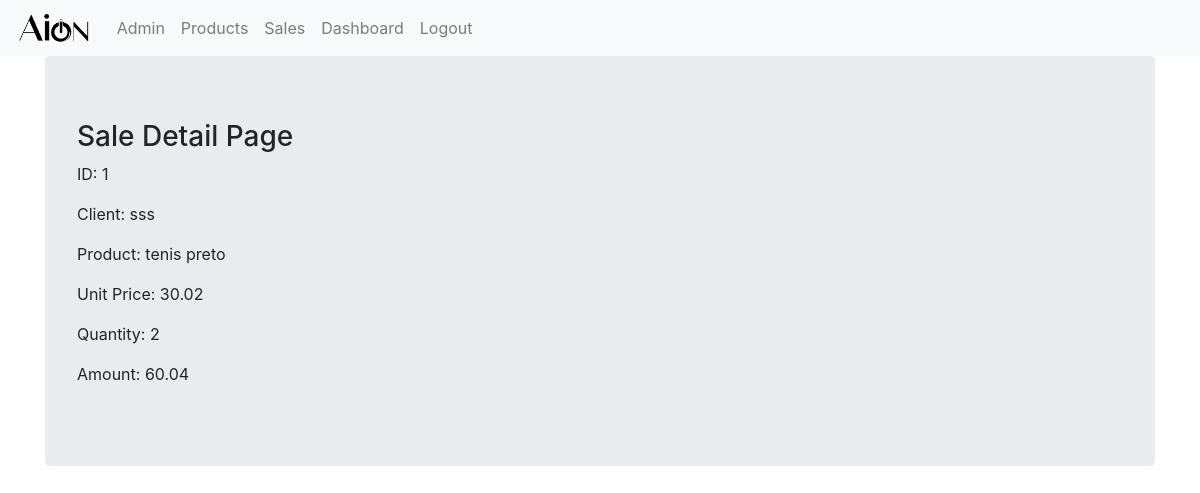
The page /sales_app/sales/1/ on the database as committed earlier.
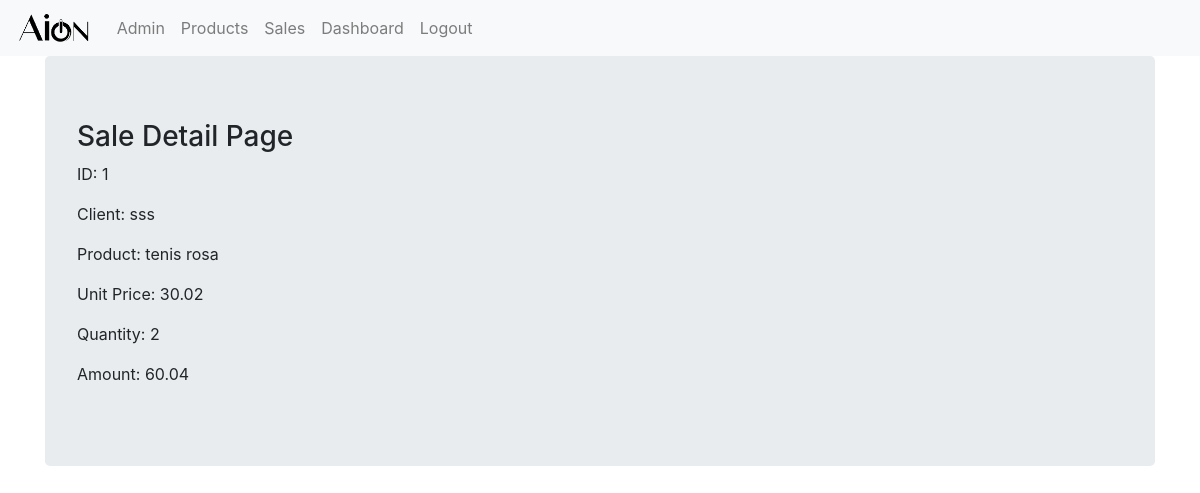
The same page on the database as committed later.
### sales_app/models.py (models this page shows, shortened)
class Sale(models.Model):
    product_name = models.ForeignKey(Product, related_name='sales', on_delete=models.PROTECT)
    client_name = models.CharField(max_length=256)
    quantity = models.PositiveIntegerField()
    amount = models.DecimalField(decimal_places=2, max_digits=32, blank=True, null=True)

class Product(models.Model):
    name = models.CharField(max_length=256, unique=True)
    price = models.DecimalField(decimal_places=2, max_digits=32)
    def __str__(self):
        return self.name

### sales_app/views.py (the view)
# urls.py: path('sales/<int:pk>/', views.SalesDetailView.as_view(), name='sale_detail'),
class SalesDetailView(DetailView):
    context_object_name = 'sale_detail'
    model = models.Sale
    template_name = 'sales_app/sale_detail.html'

### sales_app/templates/sales_app/sale_detail.html
{% extends "sales_app/sales_app_base.html" %}
{% block body_block %}
<div class="jumbotron">
  <h3>
    Sale Detail Page
  </h3>
  <p>ID: {{sale_detail.id}}</p>
  <p>Client: {{sale_detail.client_name}}</p>
  <p>Product: {{sale_detail.product_name}}</p>
  <p>Unit Price: {{sale_detail.product_name.price}}</p>
  <p>Quantity: {{sale_detail.quantity}}</p>
  <p>Amount: {{sale_detail.amount}}</p>
</div>
{% endblock %}

Rows that differ between the two databases and show on the page:
changed through a linked row, Sale "sss": product_name "tenis preto" → "tenis rosa"
